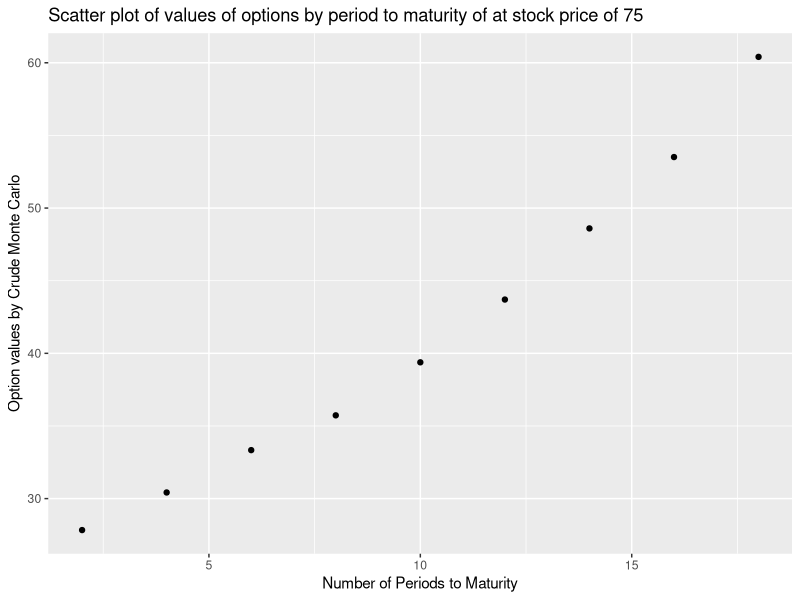
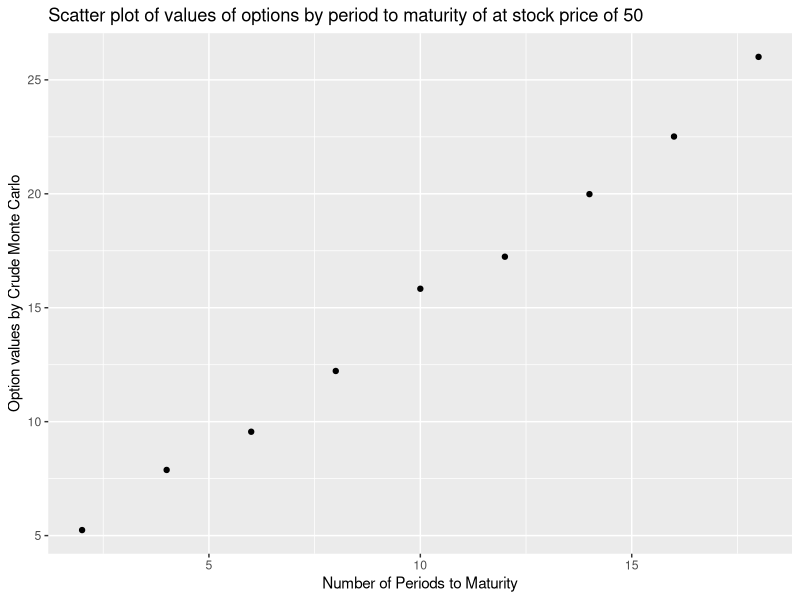
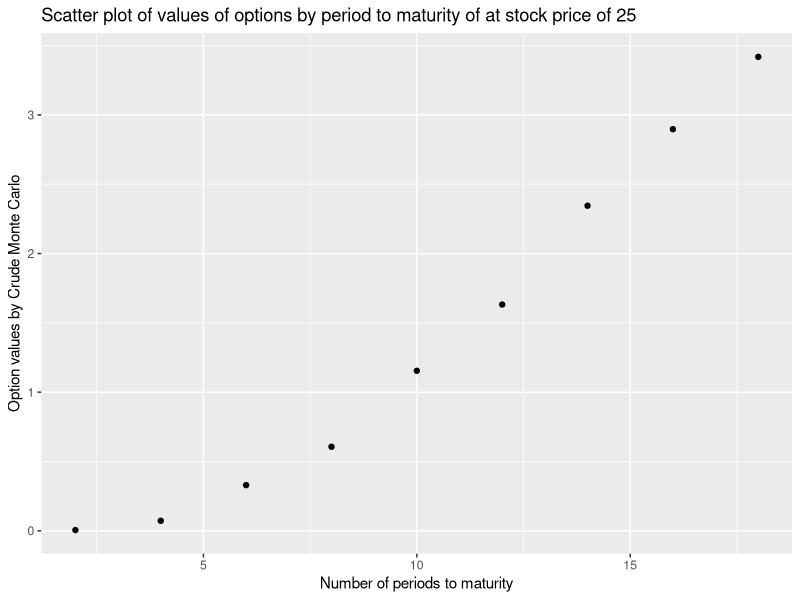
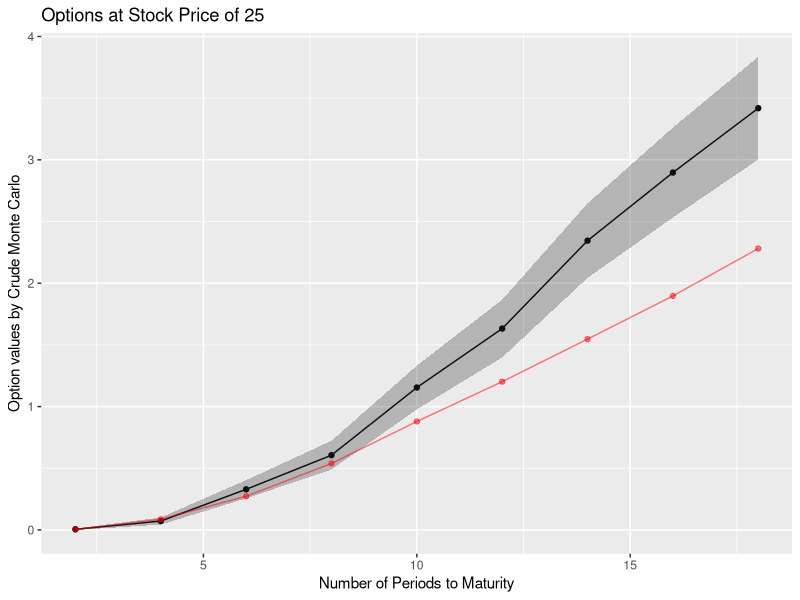
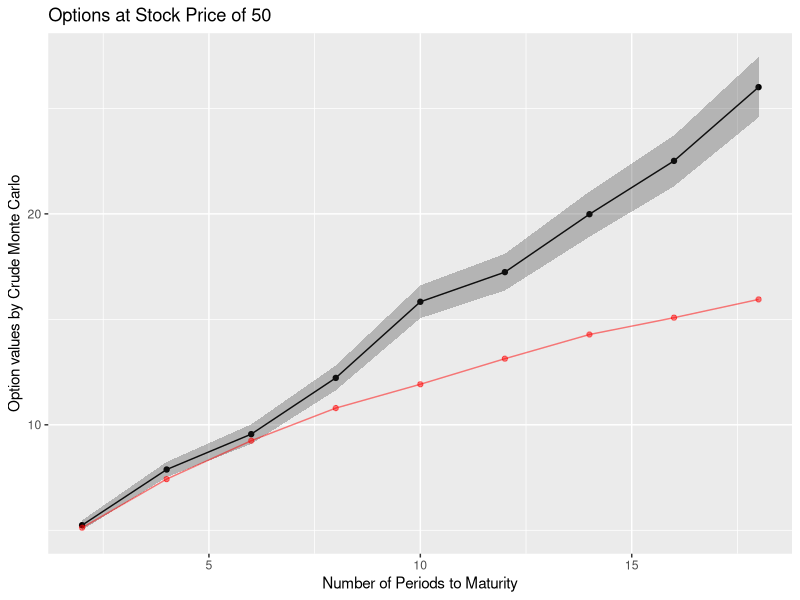
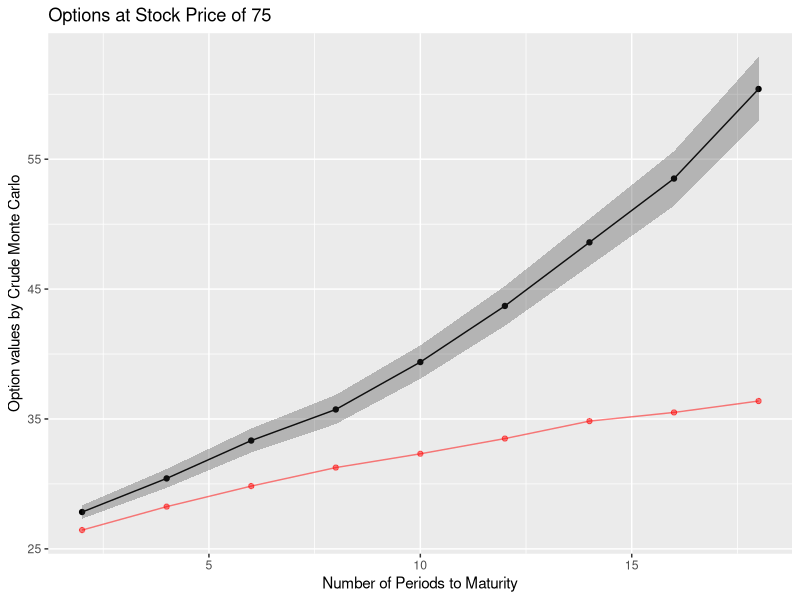

The R script that drew these images, in order:
## ---- chunk 1
set.seed(400)
library(tidyr)
library(tidyverse)
library(rmarkdown)
library(ggplot2)
library(dbplyr)
## ---- chunk 2
trials = 5000
periods_to_maturity = c(2,4,6,8,10,12,14,16,18,20)
stock_prices = c(25, 50, 75)
stockExerciseRatio = c(0.5, 1, 1.25)
E = 50
r = 0.015
sigma_squared = 0.025 
dividend = 0.25

#chosen from October 2021, but others can be chosen to try to match historical data
yield_points = c(.06, 0.07, 0.085, 0.095, .1, .11, 0.12, 0.14, .16,.36)
inflation_rate = 0.069

#rate to be used to evaluate the present day value of an investment
risk_free_rate = function(inflation_rate, period_to_maturity){
  quarters = c(2,4,6,8,10,12,14,16,18,20)
  interpolate_yield_curve = approxfun(x = quarters, y = yield_points)
  return(inflation_rate - interpolate_yield_curve(period_to_maturity))
}


# an individual evaluation of a trial for a single option valuation problem
generate_option_val = function(stock_price, r, period_to_maturity, sigma){
  x_tilda = rnorm(periods_to_maturity, mean = 0, sd = 1)
  for (i in 1:period_to_maturity){
    new_q_price = stock_price * exp((r - (sigma^2)/2) + sigma * x_tilda[i])
    #case where trial needs to be restarted from price at quarter t rather than quarter 1(see p. 329 of Boyle(1977))
    if (new_q_price -  dividend <= 0){
      stock_price = generate_stock_price(stock_price, r, period_to_maturity - i + 1, sigma)
      break 
    }
    #case where we need to pay out dividends to evaluate new stock price
    else{
      stock_price = new_q_price - dividend
    }
  }
  future_option_value = max(c(stock_price - E, 0))
  return(future_option_value - risk_free_rate(inflation_rate,period_to_maturity)*future_option_value)
}

#simulation looking at the case of 2 quarters to maturity and a stock price of 25 matching
option_vals = rep(NA, trials)
for (i in 1:trials){
  option_vals[i] = generate_option_val(stock_prices[1], r, periods_to_maturity[1], sqrt(sigma_squared))
}
print(paste("option value: ",mean(option_vals)))
print(paste("se of estimate: ",sd(option_vals)/(sqrt(trials))))
## ---- chunk 3
set.seed(400)
trials = 5000
periods_to_maturity = c(2,4,6,8,10,12,14,16,18,20)
stock_prices = c(25, 50, 75)
stockExerciseRatio = c(0.5, 1, 1.5)
E = 50
r = 0.015
sigma = 0.025 
dividend = 0.25

#chosen from October 2021, but others can be chosen to try to match historical data
yield_points = c(.09,.1,.11,.16,.36)
#yield_points = c(.04,.06,.9,.10,.14)
#inflation_rate = .1585
inflation_rate = 0.062

#rate to be used to evaluate the present day value of an investment
risk_free_rate = function(inflation_rate, periods_to_maturity){
  quarters = c(2,4,8,12,20)
  interpolate_yield_curve = approxfun(x = quarters, y = yield_points)
  return(inflation_rate - interpolate_yield_curve(periods_to_maturity))
}


# an individual evaluation of a trial for a single option valuation problem
generate_option_val = function(stock_price, r, periods_to_maturity, sigma){
  x_tilda = rnorm(periods_to_maturity, mean = 0, sd = 1)
  for (i in 1:periods_to_maturity){
    new_q_price = stock_price * exp((r - (sigma^2)/2) + sigma * x_tilda[i])
    #case where trial needs to be restarted from price at quarter t rather than quarter 1(see p. 329 of Boyle(1977))
    if (new_q_price -  dividend <= 0){
      stock_price = generate_option_val(stock_price, r, periods_to_maturity - i + 1, sigma)
      break 
    }
    #case where we need to pay out dividends to evaluate new stock price
    else{
      stock_price = new_q_price - dividend
    }
  }
  future_option_value = max(c(stock_price - E, 0))
  return(future_option_value - risk_free_rate(inflation_rate,periods_to_maturity)*future_option_value)
}

#simulation looking at the case of 2 quarters to maturity and a stock price of 25 matching
option_vals = rep(NA, trials)
newmean = c()
newsd = c()
option_mean_25 = c()
option_sd_25 = c()

## need this to make variable option_vals again but empty so numbers dont add to each other
option_vals = rep(NA, trials)

for (l in 1:9){
  for (i in 1:trials){
    option_vals[i] = generate_option_val(stock_prices[1], r, periods_to_maturity[l],sqrt(sigma))
  }
  option_mean_25 = append(option_mean_25,mean(option_vals))
  newsd = sd(option_vals)/(sqrt(trials))
  option_sd_25 = append(option_sd_25,newsd)
}

## now this is for stock prices at 50

option_vals = rep(NA, trials)
newmean = c()
newsd = c()
option_mean_50 = c()
option_sd_50 = c()
for (l in 1:9){
  for (i in 1:trials){
    option_vals[i] = generate_option_val(stock_prices[2], r, periods_to_maturity[l],sqrt(sigma))
  }
  option_mean_50 = append(option_mean_50,mean(option_vals))
  newsd = sd(option_vals)/(sqrt(trials))
  option_sd_50 = append(option_sd_50,newsd)
}


## now this is for stock prices at 75
option_vals = rep(NA, trials)
newmean = c()
newsd = c()
option_mean_75 = c()
option_sd_75 = c()
for (l in 1:9){
  for (i in 1:trials){
    option_vals[i] = generate_option_val(stock_prices[3], r, periods_to_maturity[l],sqrt(sigma))
  }
  option_mean_75 = append(option_mean_75,mean(option_vals))
  newsd = sd(option_vals)/(sqrt(trials))
  option_sd_75 = append(option_sd_75,newsd)
}




periods_to_maturity =c(2,4,6,8,10,12,14,16,18)

df_25 <- data.frame(Periods_til_maturity = periods_to_maturity, Option_values=option_mean_25, Standard_deviation=option_sd_25, lower_95_CI = option_mean_25 - 2*option_sd_25, upper_95_CI = option_mean_25 + 2*option_sd_25)
df_25 = round(df_25, 4)
df_25

df_50 <- data.frame(Periods_til_maturity = periods_to_maturity, Option_values=option_mean_50, Standard_deviation=option_sd_50, lower_95_CI = option_mean_50 - 2*option_sd_50, upper_95_CI = option_mean_50 + 2*option_sd_50)
df_50 = round(df_50, 4)
df_50

df_75 <- data.frame(Periods_til_maturity = periods_to_maturity, Option_values=option_mean_75,Standard_deviation=option_sd_75, lower_95_CI = option_mean_75 - 2*option_sd_75, upper_95_CI = option_mean_75 + 2*option_sd_75)
df_75 = round(df_75, 4)
df_75
## ---- chunk 4
ggplot(df_75, aes(x=Periods_til_maturity, y=Option_values)) + 
  geom_point()+
  xlab("Number of Periods to Maturity")+
  ylab("Option values by Crude Monte Carlo")+
  ggtitle("Scatter plot of values of options by period to maturity of at stock price of 75")


ggplot(df_50, aes(x=Periods_til_maturity, y=Option_values)) + 
  geom_point()+
  xlab("Number of Periods to Maturity")+
  ylab("Option values by Crude Monte Carlo")+
  ggtitle("Scatter plot of values of options by period to maturity of at stock price of 50")


ggplot(df_25, aes(x=Periods_til_maturity, y=Option_values)) + 
  geom_point()+
  xlab("Number of periods to maturity")+
  ylab("Option values by Crude Monte Carlo")+
  ggtitle("Scatter plot of values of options by period to maturity of at stock price of 25")

## ---- chunk 5
real_values_25 = c(0.004, 0.087, 0.273, 0.539, 0.879, 1.202, 1.547, 1.897, 2.281)
table1_25 = data.frame(x = periods_to_maturity, y = real_values_25)

real_values_50 = c(5.121, 7.427, 9.247, 10.793, 11.923, 13.135, 14.281, 15.079, 15.945)
table1_50 = data.frame(x = periods_to_maturity, y = real_values_50)

real_values_75 = c(26.445, 28.250, 29.832, 31.257, 32.319, 33.491, 34.835, 35.503, 36.382)
table1_75 = data.frame(x = periods_to_maturity, y = real_values_75)

ggplot() + 
  geom_point(aes(x=Periods_til_maturity, y=Option_values), df_25) + 
  geom_line(aes(x=Periods_til_maturity, y=Option_values), df_25) +
  geom_ribbon(aes(x=Periods_til_maturity, ymin = lower_95_CI, ymax = upper_95_CI), df_25, alpha = 0.3) + 
  geom_point(aes(x = x, y = y), data = table1_25, color = "red", alpha = 0.5) +
  geom_line(aes(x = x, y = y), data = table1_25, color = "red", alpha = 0.5) +
  xlab("Number of Periods to Maturity")+ ylab("Option values by Crude Monte Carlo")+
  ggtitle("Options at Stock Price of 25")

ggplot(df_50, aes(x=Periods_til_maturity, y=Option_values)) + 
  geom_point() + geom_line()+
  geom_ribbon(aes(ymin = lower_95_CI, ymax = upper_95_CI), alpha = 0.3) + 
  geom_point(aes(x = x, y = y), data = table1_50, color = "red", alpha = 0.5) +
  geom_line(aes(x = x, y = y), data = table1_50, color = "red", alpha = 0.5) +
  xlab("Number of Periods to Maturity")+
  ylab("Option values by Crude Monte Carlo")+
  ggtitle("Options at Stock Price of 50")

ggplot(df_75, aes(x=Periods_til_maturity, y=Option_values)) + 
  geom_point() + geom_line() +
  geom_ribbon(aes(ymin = lower_95_CI, ymax = upper_95_CI), alpha = 0.3) + 
  geom_point(aes(x = x, y = y), data = table1_75, color = "red", alpha = 0.5) +
  geom_line(aes(x = x, y = y), data = table1_75, color = "red", alpha = 0.5) +
  xlab("Number of Periods to Maturity")+ ylab("Option values by Crude Monte Carlo") +
  ggtitle("Options at Stock Price of 75")
